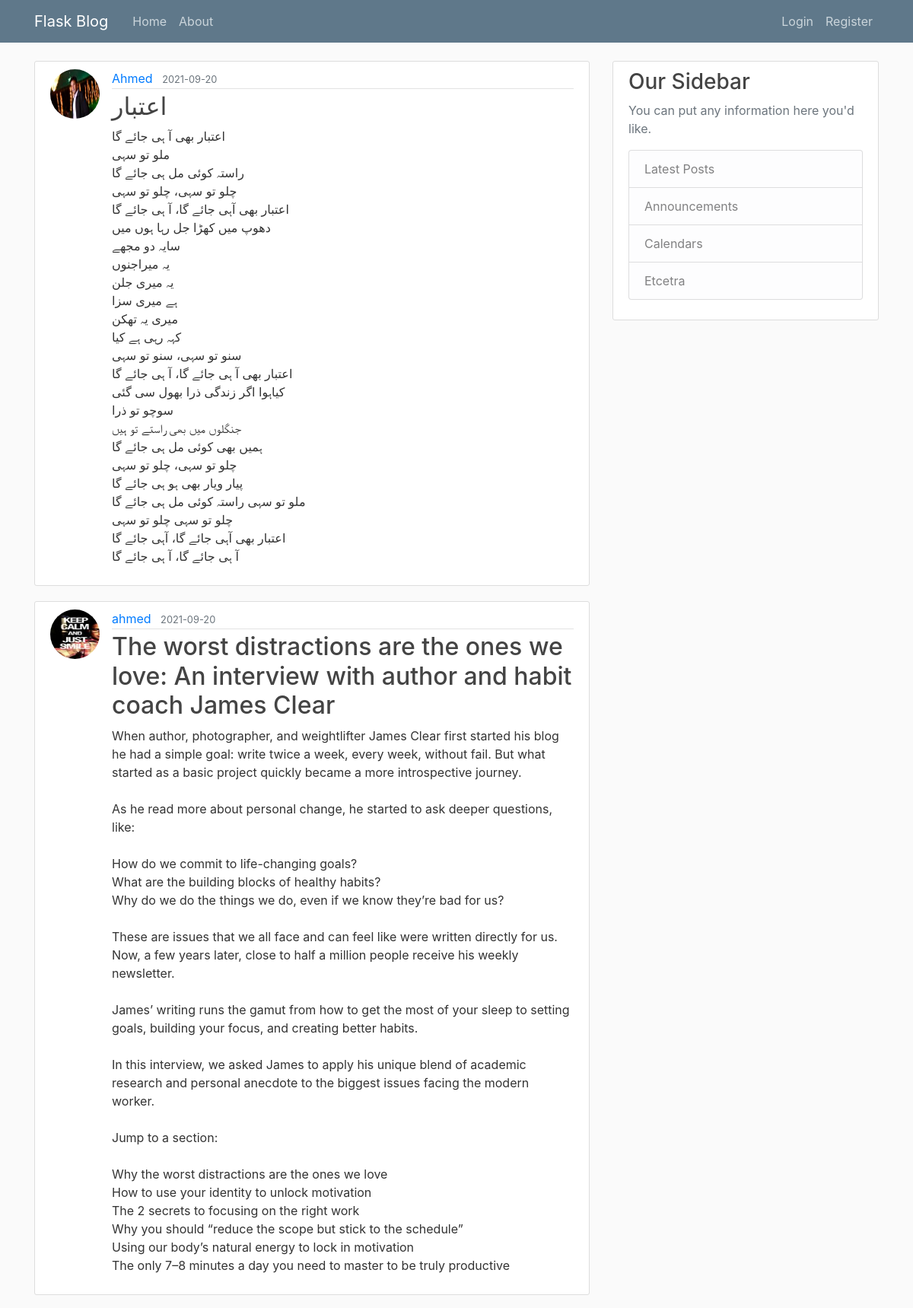
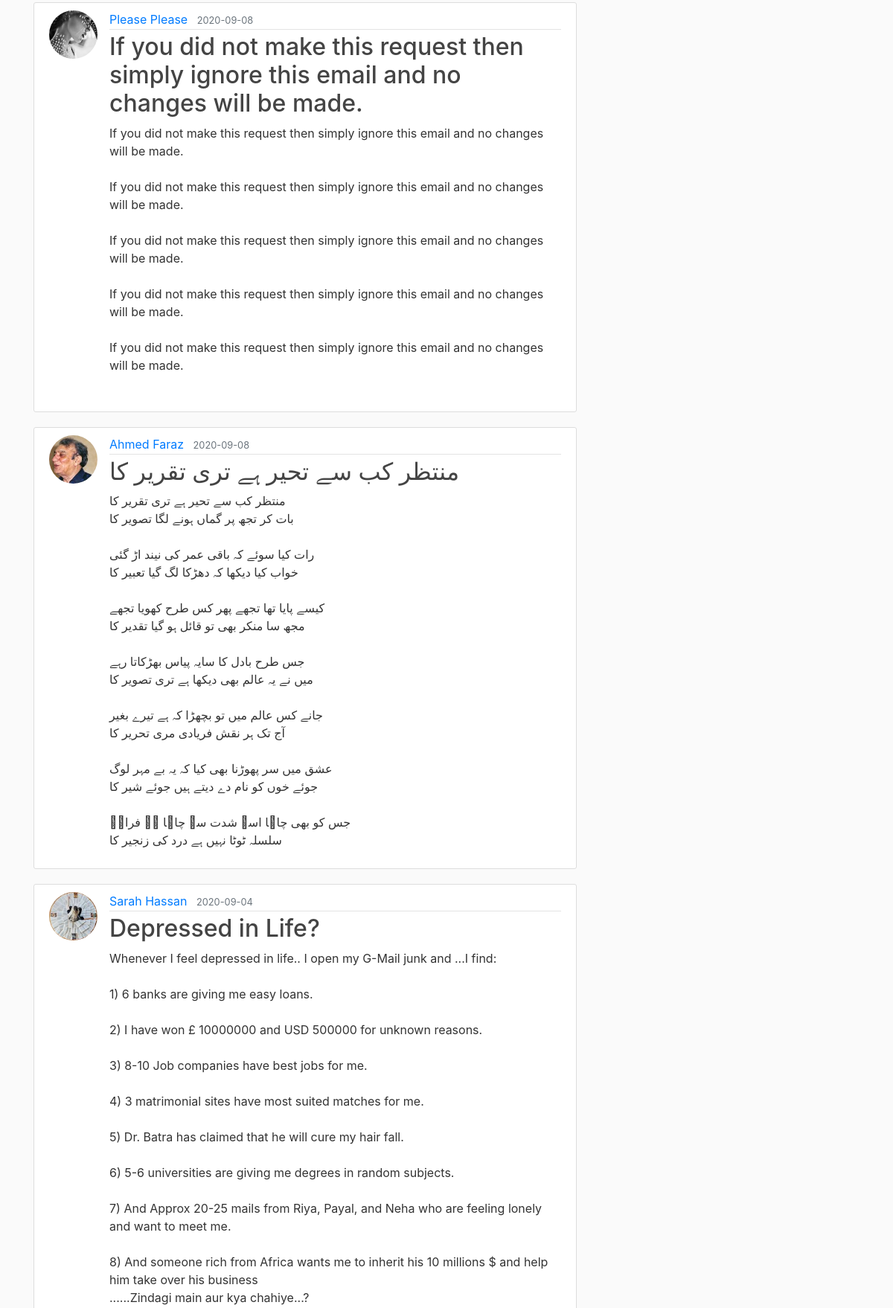
The page /home (upper part) on the database its author committed (2 pictures, top to bottom).
### myflaskblog/models.py (models this page shows, shortened)
class Post(db.Model):
    id = db.Column(db.Integer, primary_key=True)
    title = db.Column(db.String(100), nullable=False)
    date_posted = db.Column(db.DateTime, nullable=False, default=datetime.utcnow)
    content = db.Column(db.Text, nullable=False)
    user_id = db.Column(db.Integer, db.ForeignKey('user.id'), nullable=False)

class User(db.Model, UserMixin):
    id = db.Column(db.Integer, primary_key=True)
    username = db.Column(db.String(20), unique=True, nullable=False)
    email = db.Column(db.String(120), unique=True, nullable=False)
    image_file = db.Column(db.String(20), nullable=False, default='default.jpg')
    password = db.Column(db.String(60), nullable=False)
    posts = db.relationship('Post', backref='author', lazy=True)

### myflaskblog/main/routes.py (the view)
@main.route("/")
@main.route("/home")
def home():
    page = request.args.get('page', 1, type=int)
    posts = Post.query.order_by(Post.date_posted.desc()).paginate(page=page, per_page=5)
    return render_template('home.html', posts=posts)

### myflaskblog/templates/home.html (shortened to what this page needs)
{% extends "Layout.html" %}
{% block content %}
    {% for post in posts.items %}
        <article class="media content-section">
            <img class="rounded-circle article-img" src="{{ url_for('static', filename='profile_pics/' + post.author.image_file)}}">
            <div class="media-body">
                <div class="article-metadata">
                    <a class="mr-2" href="{{ url_for('users.user_posts', username=post.author.username)}}">{{ post.author.username }}</a>
                    <small class="text-muted">{{ post.date_posted.strftime('%Y-%m-%d') }}</small>
                </div>
                <h2><a class="article-title" href="{{ url_for('posts.post', post_id=post.id) }}">{{ post.title }}</a></h2>
                <p class="article-content">{{ post.content }}</p>
            </div>
        </article>
    {% endfor %}
{% endblock content %}

### myflaskblog/static/main.css (style rules this page uses)
body { background: #fafafa; color: #333333; margin-top: 5rem; }
h1, h2, h3, h4, h5, h6 { color: #444444; }
.content-section { background: #ffffff; padding: 10px 20px; border: 1px solid #dddddd; border-radius: 3px; margin-bottom: 20px; }
.article-title { color: #444444; }
.article-content { white-space: pre-line; }
.article-img { height: 65px; width: 65px; margin-right: 16px; }
.article-metadata { padding-bottom: 1px; margin-bottom: 4px; border-bottom: 1px solid #e3e3e3 }

### rows shown on the page
Post: image_file (picture), author.username "Ahmed", date_posted "2021-09-20", title "اعتبار", content "اعتبار بھی آ ہی جائے گا ملو تو سہی راستہ کوئی مل ہی جائے گا چلو تو سہی، چلو تو سہی اعتبار بھی آہی جائے گا، آ ہی جائے گا دھوپ میں کھڑا جل رہا ہوں میں سایہ دو مجھے یہ میراجنوں یہ میری جلن ہے میری سزا میری یہ تھکن کہہ رہی ہے کیا سنو تو سہی، سنو تو سہی اعتبار بھی آ ہی جائے گا، آ ہی جائے گا کیاہوا اگر زندگی ذرا بھول سی گئی سوچو تو ذرا جنگلوں میں بھی راستے تو ہیں ہمیں بھی کوئی مل ہی جائے گا چلو تو سہی، چلو تو سہی پیار ویار بھی ہو ہی جائے گا ملو تو سہی راستہ کوئی مل ہی جائے گا چلو تو سہی چلو تو سہی اعتبار بھی آہی جائے گا، آہی جائے گا آ ہی جائے گا، آ ہی جائے گا"
Post: image_file (picture), author.username "ahmed", date_posted "2021-09-20", title "The worst distractions are the ones we love: An interview with author and habit coach James Clear", content "When author, photographer, and weightlifter James Clear first started his blog he had a simple goal: write twice a week, every week, without fail. But what started as a basic project quickly became a more introspective journey. As he read more about personal change, he started to ask deeper questions, like: How do we commit to life-changing goals? What are the building blocks of healthy habits? Why do we do the things we do, even if we know they’re bad for us? These are issues that we all face and can feel like were written directly for us. Now, a few years later, close to half a million people receive his weekly newsletter. James’ writing runs the gamut from how to get the most of your…"
Post: image_file (picture), author.username "Please Please", date_posted "2020-09-08", title "If you did not make this request then simply ignore this email and no changes will be made.", content "If you did not make this request then simply ignore this email and no changes will be made. If you did not make this request then simply ignore this email and no changes will be made. If you did not make this request then simply ignore this email and no changes will be made. If you did not make this request then simply ignore this email and no changes will be made. If you did not make this request then simply ignore this email and no changes will be made."
Post: image_file (picture), author.username "Ahmed Faraz", date_posted "2020-09-08", title "منتظر کب سے تحیر ہے تری تقریر کا", content "منتظر کب سے تحیر ہے تری تقریر کا بات کر تجھ پر گماں ہونے لگا تصویر کا رات کیا سوئے کہ باقی عمر کی نیند اڑ گئی خواب کیا دیکھا کہ دھڑکا لگ گیا تعبیر کا کیسے پایا تھا تجھے پھر کس طرح کھویا تجھے مجھ سا منکر بھی تو قائل ہو گیا تقدیر کا جس طرح بادل کا سایہ پیاس بھڑکاتا رہے میں نے یہ عالم بھی دیکھا ہے تری تصویر کا جانے کس عالم میں تو بچھڑا کہ ہے تیرے بغیر آج تک ہر نقش فریادی مری تحریر کا عشق میں سر پھوڑنا بھی کیا کہ یہ بے مہر لوگ جوئے خوں کو نام دے دیتے ہیں جوئے شیر کا جس کو بھی چاہا اسے شدت سے چاہا ہے فرازؔ سلسلہ ٹوٹا نہیں ہے درد کی زنجیر کا"
Post: image_file (picture), author.username "Sarah Hassan", date_posted "2020-09-04", title "Depressed in Life?", content "Whenever I feel depressed in life.. I open my G-Mail junk and ...I find: 1) 6 banks are giving me easy loans. 2) I have won £ 10000000 and USD 500000 for unknown reasons. 3) 8-10 Job companies have best jobs for me. 4) 3 matrimonial sites have most suited matches for me. 5) Dr. Batra has claimed that he will cure my hair fall. 6) 5-6 universities are giving me degrees in random subjects. 7) And Approx 20-25 mails from Riya, Payal, and Neha who are feeling lonely and want to meet me. 8) And someone rich from Africa wants me to inherit his 10 millions $ and help him take over his business ......Zindagi main aur kya chahiye...?"
